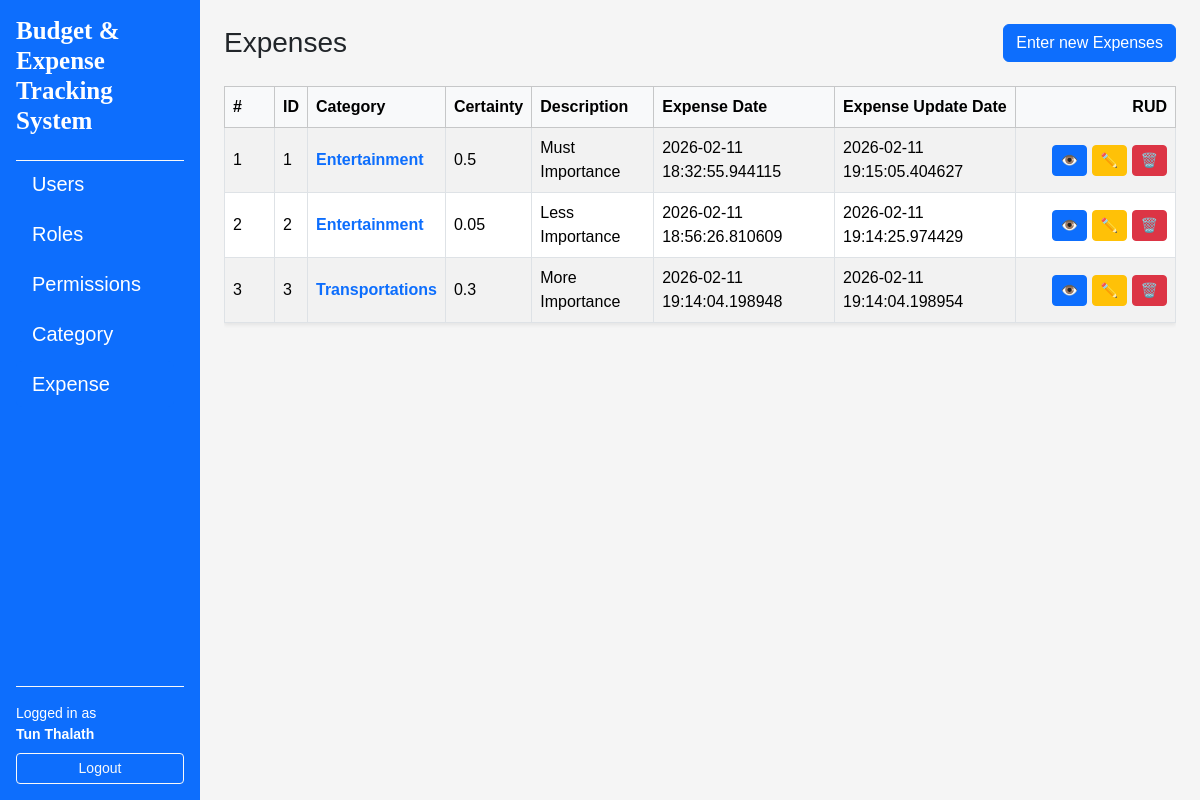
The page /expenses/ (signed in) on the database its author committed.
### app/models/user.py (models this page shows, shortened)
class User(UserMixin, db.Model):
    __tablename__ = "users"
    id = db.Column(db.Integer, primary_key=True)
    username = db.Column(db.String(80), unique=True, nullable=False)
    email = db.Column(db.String(120), unique=True, nullable=False)
    full_name = db.Column(db.String(120), nullable=False)
    is_active = db.Column(db.Boolean, default=True, nullable=False)
    password_hash = db.Column(db.String(255), nullable=False)
    created_at = db.Column(db.DateTime, default=datetime.utcnow, nullable=False)
    updated_at = db.Column(db.DateTime, default=datetime.utcnow, onupdate=datetime.utcnow, nullable=False)
    roles = db.relationship("Role", secondary=user_roles, back_populates="users")

### app/models/expenses.py (models this page shows, shortened)
class Expense(db.Model):
    __tablename__ = 'expenses'
    id = db.Column(db.Integer, primary_key=True, nullable=False)
    certainty = db.Column(db.Float, nullable=False)
    description = db.Column(db.String(255))
    created_at = db.Column(db.DateTime, default=datetime.utcnow, nullable=False)
    updated_at = db.Column(db.DateTime, default=datetime.utcnow, onupdate=datetime.utcnow, nullable=False)
    categories = db.relationship("Category", secondary=expense_categories, back_populates="expenses")
    budgets = db.relationship("Budget", secondary=expense_budgets, back_populates="expenses")

### app/models/categories.py (models this page shows, shortened)
class Category(db.Model):
    __tablename__="categories"
    id = db.Column(db.Integer, primary_key=True)
    name = db.Column(db.String(15), unique=True, nullable=False)
    description = db.Column(db.String(255))
    created_at = db.Column(db.DateTime, default=datetime.utcnow, nullable=False)
    updated_at = db.Column(db.DateTime, default=datetime.utcnow, onupdate=datetime.utcnow, nullable=False)
    expenses = db.relationship("Expense", secondary=expense_categories, back_populates="categories")

### app/routes/expense_routes.py (the view)
@expense_bp.route("/")
@login_required
def index():
    expenses = ExpenseService.get_all()
    if expenses is None:
        abort(404)
    return render_template("expenses/index.html", expenses=expenses)

### app/services/expense_services.py (called while the page is built)
    @staticmethod
    def get_all() -> List[Expense]:
        return Expense.query.order_by(Expense.id.asc()).all()

### app/templates/expenses/index.html (shortened to what this page needs)
{% extends "layouts/base.html" %}
{% block content %}
<div class="d-flex justify-content-between align-items-center mb-4">
    <h1 class="h3 mb-0">Expenses</h1>
    <a href="{{ url_for('expenses.create') }}" class="btn btn-primary">Enter new Expenses</a>
</div>
{% if expenses %}
<div class="table-responsive">
    <table class="table table-striped table-bordered align-middle shadow-sm">
        <thead class="table-light">
            <tr>
                <th style="width: 50px">#</th>
                <th>ID</th>
                <th>Category</th>
                <th>Certainty</th>
                <th>Description</th>
                <th>Expense Date</th>
                <th>Expense Update Date</th>
                <th class="text-end" style="width: 160px">RUD</th>
            </tr>
        </thead>
        <tbody>
            {% for expense in expenses %}
                <tr>
                    <td>{{ loop.index }}</td>
                    <td>{{ expense.id }}</td>
                    <td>
                        <a
                        href="{{ url_for('expenses.detail', expense_id=expense.id) }}"
                        class="text-decoration-none fw-semibold"
                        >
                        {% if expense.categories %}
                        {{ expense.categories[0].name }}
                        {% else %}
                        <span class="text-muted">No Category</span>
                        {% endif %}
                    </a>
                </td>
                <td>{{ expense.certainty }}</td>
                <td>
                    {{ expense.description }}
                </td>
                <td>{{ expense.created_at }}</td>
                <td>{{ expense.updated_at }}</td>
                <td class="text-end">
                    <a
                        href="{{ url_for('expenses.detail', expense_id = expense.id) }}"
                        class="btn btn-sm btn-primary"
                        title="Edit"
                    >
                    👁️
                    </a>
                    <a
                        href="{{ url_for('expenses.edit', expense_id = expense.id) }}"
                        class="btn btn-sm btn-warning"
                        title="Edit"
                    >
                    ✏️
                    </a>
                    <a
                        href="{{ url_for('expenses.delete_confirm', expense_id = expense.id) }}"
                        class="btn btn-sm btn-danger"
                        title="Delete"
                    >
                    🗑️
                    </a>
                </td>
            </tr>
            {% endfor %}
        </tbody>
    </table>
</div>
{% else %}
<div class="alert alert-info">
    No Expense found
    <a href="{{ url_for('expenses.create') }}">Create the first Expense</a>.
</div>
{% endif %}
{% endblock %}

### app/templates/layouts/base.html (shortened to what this page needs)
<!doctype html>
<html lang="en">
    <head>
        <link href="https://cdn.jsdelivr.net/npm/bootstrap@5.3.8/dist/css/bootstrap.min.css" rel="stylesheet" />
        <link rel="stylesheet" href="https://cdnjs.cloudflare.com/ajax/libs/font-awesome/4.7.0/css/font-awesome.min.css">
        <link rel="stylesheet" href="{{ url_for('static', filename='css/style.css') }} " />
    </head>
    <body>
        <div class="container-fluid">
            <div class="row min-vh-100">
                {% if current_user.is_authenticated %}
                <nav class="col-12 col-md-3 col-lg-2 bg-primary text-white d-flex flex-column p-3">
                    <h5 class="mb-4 title">Budget & Expense Tracking System</h5>
                    <div class="flex-grow-1 overflow-auto border-top border-light">
                        <ul class="nav nav-pills flex-column gap-1">
                            <li class="nav-item">
                                <a href="{{ url_for('users.index') }}"
                                class="nav-link text-white {% if request.blueprint == 'users' %}active{% endif %}">
                                    Users
                                </a>
                            </li>
                            <li class="nav-item">
                                <a href="{{ url_for('roles.index') }}"
                                class="nav-link text-white {% if request.blueprint == 'roles' %}active{% endif %}">
                                    Roles
                                </a>
                            </li>
                            <li class="nav-item">
                                <a href="{{ url_for('permissions.index') }}"
                                class="nav-link text-white {% if request.blueprint == 'permissions' %}active{% endif %}">
                                    Permissions
                                </a>
                            </li>
                            <li class="nav-item">
                                <a href="{{ url_for('categories.index') }}"
                                class="nav-link text-white {% if request.blueprint == 'categories' %}active{% endif %}">
                                    Category
                                </a>
                            </li>
                            <li class="nav-item">
                                <a href="{{ url_for('expenses.index') }}"
                                class="nav-link text-white {% if request.blueprint == 'expenses' %}active{% endif %}">
                                    Expense
                                </a>
                            </li>
                        </ul>
                    </div>
                    <div class="mt-auto pt-3 border-top border-light">
                        {% if current_user.is_authenticated %}
                            <div class="small mb-2">
                                Logged in as<br>
                                <strong>{{ current_user.full_name }}</strong>
                            </div>
                            <a href="{{ url_for('auth.logout') }}"
                            class="btn btn-outline-light btn-sm w-100">
                                Logout
                            </a>
                        {% else %}
                            <a href="{{ url_for('auth.login') }}"
                            class="btn btn-outline-light btn-sm w-100">
                                Login
                            </a>
                        {% endif %}
                    </div>
                </nav>
                {% endif %}
                <main class="col-12 col-md-9 col-lg-10 p-4">
                    {% block content %}{% endblock %}
                </main>
            </div>
        </div>
    </body>
</html>

### app/static/css/style.css (style rules this page uses)
body { background-color: #f5f5f5; font-family: Arial; }
table td, table, th { vertical-align: middle; }
nav a { margin-right: 10px; }
.title { font-family: 'Times New Roman', Times, serif; font-weight: 700; font-size: 25px; }
.nav-item { font-size: 20px; }

### rows shown on the page
User: full_name "Tun Thalath"
Expense: id "1", name "Entertainment", certainty "0.5", description "Must Importance", created_at "2026-02-11 18:32:55.944115", updated_at "2026-02-11 19:15:05.404627"
Expense: id "2", name "Entertainment", certainty "0.05", description "Less Importance", created_at "2026-02-11 18:56:26.810609", updated_at "2026-02-11 19:14:25.974429"
Expense: id "3", name "Transportations", certainty "0.3", description "More Importance", created_at "2026-02-11 19:14:04.198948", updated_at "2026-02-11 19:14:04.198954"
